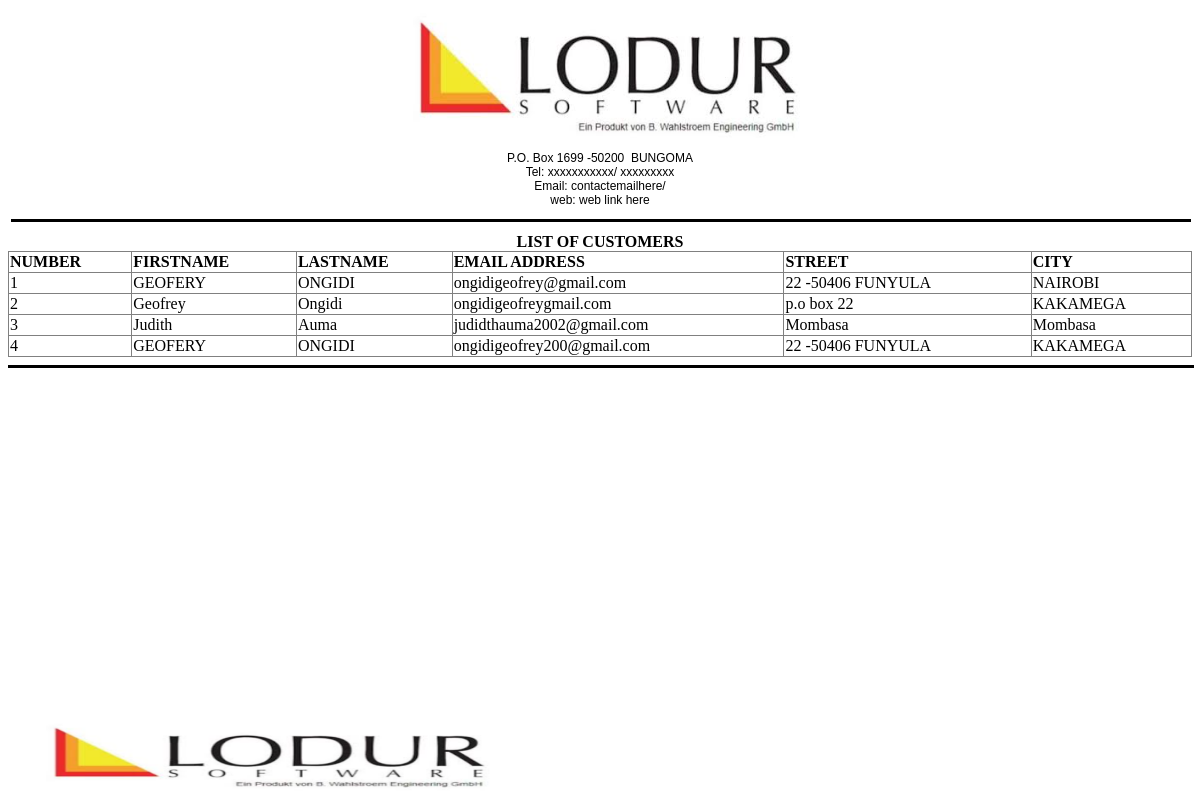
The page /Customers.php on the database its author committed.
### tables this page shows
CREATE TABLE IF NOT EXISTS `customer` (
  `S/No` int(11) NOT NULL AUTO_INCREMENT,
  `FirstName` varchar(255) NOT NULL,
  `LastName` varchar(255) NOT NULL,
  `Email_address` varchar(255) NOT NULL,
  `street` varchar(255) NOT NULL,
  `Zip_code` varchar(255) NOT NULL,
  `City_Code` varchar(255) NOT NULL,
  PRIMARY KEY (`S/No`),
  UNIQUE KEY `Email_address_2` (`Email_address`),
  KEY `Zip_code` (`Zip_code`),
  KEY `Email_address` (`Email_address`)
);

### Customers.php (the view, shortened to what this page needs)
<?php require_once('Connections/conn.php'); ?>
<?php
$maxRows_Recordset1 = 10;
$pageNum_Recordset1 = 0;
$startRow_Recordset1 = $pageNum_Recordset1 * $maxRows_Recordset1;
$query_Recordset1 = "SELECT FirstName, LastName, Email_address, street,City_Code FROM customer";
$query_limit_Recordset1 = sprintf("%s LIMIT %d, %d", $query_Recordset1, $startRow_Recordset1, $maxRows_Recordset1);
$Recordset1 = mysql_query($query_limit_Recordset1, $conn) or die(mysql_error());
$row_Recordset1 = mysql_fetch_assoc($Recordset1);
?>
<!DOCTYPE html PUBLIC "-//W3C//DTD XHTML 1.0 Transitional//EN" "http://www.w3.org/TR/xhtml1/DTD/xhtml1-transitional.dtd">
<html xmlns="http://www.w3.org/1999/xhtml">
<head>
<link href="SpryAssets/SpryMenuBarHorizontal.css" rel="stylesheet" type="text/css" />
</head>
<body>
 <table width="100%" border="0">
  <tr>
    <td> <center>
    <img src="img/logo.PNG"  /><br />
      <p style="margin-top:0; font-size:12px; font-family:Arial, Helvetica, sans-serif" > P.O. Box 1699 -50200 &nbsp;BUNGOMA<br />
      Tel: xxxxxxxxxxx/ xxxxxxxxx<br />
      Email: contactemailhere/<br />
web: web link here <br />
           <hr color="black" size="3" width="100%" />
    </center></td>
  </tr>
</table>
          <center>
            <strong>LIST OF CUSTOMERS</strong>
          </center></td>
<footer style="bottom:0">
  <table border="1" width="100%" style="border-collapse:collapse">
    <tr style="font-weight:bold; text-transform:uppercase">
     <td>Number</td>
      <td>FirstName</td>
      <td>LastName</td>
      <td>Email Address</td>
      <td>street</td>
       <td>City</td>
    </tr>
    <?php
	$inc=1;
	do { ?>
      <tr>
      <td><?php echo $inc; ?></td>
        <td><?php echo $row_Recordset1['FirstName']; ?></td>
        <td><?php echo $row_Recordset1['LastName']; ?></td>
        <td><?php echo $row_Recordset1['Email_address']; ?></td>
        <td><?php echo $row_Recordset1['street']; ?></td>
        <td><?php echo $row_Recordset1['City_Code']; ?></td>
      </tr>
      <?php
	  $inc++; } while ($row_Recordset1 = mysql_fetch_assoc($Recordset1)); ?>
  </table>
<table width="100%" border="0" style="bottom:0; position:fixed" >
        <tr>
        <hr color="black" size="3" width="100%" style="padding:0"/>
          <td><img src="img/logo.PNG" width="500" height="75" alt="cert" /></td>
        </tr>
  </table></td>
</footer>
</body>
</html>

### rows shown on the page
customer: FirstName "GEOFERY", LastName "ONGIDI", Email_address "ongidigeofrey@gmail.com", street "22 -50406 FUNYULA", City_Code "NAIROBI"
customer: FirstName "Geofrey", LastName "Ongidi", Email_address "ongidigeofreygmail.com", street "p.o box 22", City_Code "KAKAMEGA"
customer: FirstName "Judith", LastName "Auma", Email_address "judidthauma2002@gmail.com", street "Mombasa", City_Code "Mombasa"
customer: FirstName "GEOFERY", LastName "ONGIDI", Email_address "ongidigeofrey200@gmail.com", street "22 -50406 FUNYULA", City_Code "KAKAMEGA"
